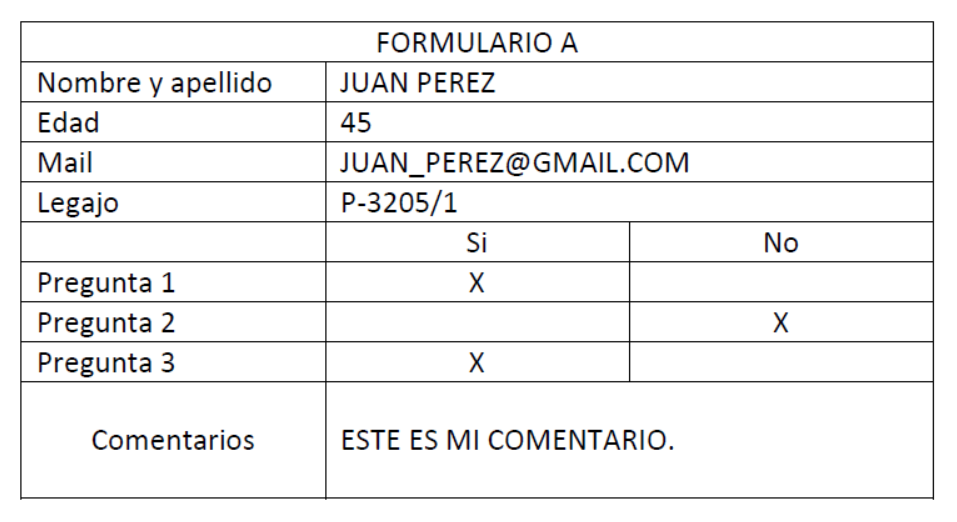
#> input picture Ejercicio_2/formulario_01.png, 957 x 522 px; its folder holds only this picture in this run
$ python Ejercicio_2.py   (older library calls are emulated)
#> lines starting #> are read from the running program, lines starting #| are printed output that depends on the picture; after the words box and inside, x2 and y2 are one past the last pixel; in counts of white or black regions, pixels touching at a corner belong together
import numpy as np
import cv2
import csv
import os
from pathlib import Path

def escanear_formulario(img):
    formulario = {}

    img_umbralizada = img <= 150
    img_filas = np.diff(img_umbralizada, axis=0)
    img_filassum = np.sum(img_filas, axis=1)
    img_filas_bool = img_filassum > 900
    img_filas_idxs = np.argwhere(img_filas_bool).ravel()

    img_filas_diff_idxs = np.diff(img_filas_idxs)
    indices_a_eliminar = np.where(img_filas_diff_idxs <= 10)[0]
    img_filas_idxs_validos = np.delete(img_filas_idxs, indices_a_eliminar)

    rangos_filas = np.vstack((img_filas_idxs_validos[:-1], img_filas_idxs_validos[1:])).T

    for i, item in enumerate(rangos_filas):
        fila = img[item[0]:item[1]]
        fila_umbral = fila <= 150

        diferencia_columnas = np.diff(fila_umbral, axis=1)
        suma_columnas = np.sum(diferencia_columnas, axis=0)
        columnas_detectadas = suma_columnas >= 30
        indices_columnas = np.argwhere(columnas_detectadas).ravel()

        diferencia_indices_col = np.diff(indices_columnas)
        indices_a_eliminar = np.where(diferencia_indices_col <= 2)[0]
        indices_validos_col = np.delete(indices_columnas, indices_a_eliminar)


        if len(indices_validos_col) < 2:
            continue

        rangos_columnas = np.vstack((indices_validos_col[:-1], indices_validos_col[1:])).T


        for j, columna in enumerate(rangos_columnas):
            ARRIBA = 2
            ABAJO = fila_umbral.shape[0] - 1
            IZQUIERDA = columna[0] + 1
            DERECHA = columna[1]
            campo_img = fila_umbral[ARRIBA:ABAJO, IZQUIERDA:DERECHA] * 255

            if i == 0:
                continue
            elif i == 1 and j == 1:
                formulario["nombre"] = campo_img
            elif i == 2 and j == 1:
                formulario["edad"] = campo_img
            elif i == 3 and j == 1:
                formulario["mail"] = campo_img
            elif i == 4 and j == 1:
                formulario["legajo"] = campo_img
            elif i == 6:
                if j == 1:
                    formulario["preg1_si"] = campo_img
                elif j == 2:
                    formulario["preg1_no"] = campo_img
            elif i == 7:
                if j == 1:
                    formulario["preg2_si"] = campo_img
                elif j == 2:
                    formulario["preg2_no"] = campo_img
            elif i == 8:
                if j == 1:
                    formulario["preg3_si"] = campo_img
                elif j == 2:
                    formulario["preg3_no"] = campo_img
            elif i == 9 and j == 1:
                formulario["comentario"] = campo_img

    return formulario

def contar_valores_consecutivos(arr):

    if len(arr) == 0:
        return []

    resultado = []
    valor_actual = arr[0]
    contador = 1

    for i in range(1, len(arr)):
        if arr[i] == valor_actual:
            contador += 1
        else:
            resultado.append((valor_actual, contador))
            valor_actual = arr[i]
            contador = 1

    resultado.append((valor_actual, contador))
    return resultado


def reemplazar_false_consecutivo(arr, umbral):

    if len(arr) == 0:
        return arr

    grupos = contar_valores_consecutivos(arr)

    if len(grupos) == 0:
        return arr

    nuevos_grupos = []

    primer_grupo = grupos[0]
    ultimo_grupo= grupos[-1]

    for i in range(1, len(grupos) - 1):
        valor, conteo = grupos[i]
        if not valor and conteo < umbral:
            nuevos_grupos.append((True, conteo))
        else:
            nuevos_grupos.append(grupos[i])

    resultado = [primer_grupo] + nuevos_grupos + [ultimo_grupo]
    array_limpio = np.array([valor for valor, conteo in resultado for _ in range(conteo)])
    return array_limpio


def cantidad_palabras(arr):
    grupos = contar_valores_consecutivos(arr)
    cantidad_palabras = [conteo for valor, conteo in grupos if valor]
    return len(cantidad_palabras)

def contar_elementos(img, eje, umbral):
    pixeles_negros = img == 0
    proyeccion = pixeles_negros.any(axis=eje)

    proyeccion_limpia = reemplazar_false_consecutivo(proyeccion, umbral)
    cantidad = cantidad_palabras(proyeccion_limpia)

    return cantidad

def validar_texto(img, min_caracteres=0, max_caracteres=float('inf'), min_palabras=0, max_palabras=float('inf'), eje=0, umbral_caracteres=1, umbral_palabras=10):
    if img is None or img.size == 0:
        return False

    cantidad_palabras = contar_elementos(img, eje, umbral_palabras)
    cantidad_caracteres = contar_elementos(img, eje, umbral_caracteres) + cantidad_palabras - 1

    if min_caracteres <= cantidad_caracteres <= max_caracteres and min_palabras <= cantidad_palabras <= max_palabras:
        return True
    else:
        return False

def validar_formulario(campos):

    resultados = {}

    criterios = {
        'nombre': {'min_palabras': 2, 'max_palabras': float('inf'), 'min_caracteres': 1, 'max_caracteres': 25},
        'edad': {'min_palabras': 1, 'max_palabras': 1, 'min_caracteres': 2, 'max_caracteres': 3},
        'mail': {'min_palabras': 1, 'max_palabras': 1, 'min_caracteres': 1, 'max_caracteres': 25},
        'legajo': {'min_palabras': 1, 'max_palabras': 1, 'min_caracteres': 8, 'max_caracteres': 8},
        'preg': {'min_palabras': 1, 'max_palabras': 1, 'min_caracteres': 1, 'max_caracteres': 1},
        'comentario': {'min_palabras': 1, 'max_palabras': float('inf'), 'min_caracteres': 1, 'max_caracteres': 25},
    }

    nombre = campos.get("nombre")
    resultados["Nombre y apellido"] = 'OK' if validar_texto(nombre == 0, **criterios['nombre']) else 'MAL'

    edad = campos.get("edad")
    resultados["Edad"] = 'OK' if validar_texto(edad == 0, **criterios['edad']) else 'MAL'

    mail = campos.get("mail")
    resultados["Mail"] = 'OK' if validar_texto(mail == 0, **criterios['mail']) else 'MAL'

    legajo = campos.get("legajo")
    resultados["Legajo"] = 'OK' if validar_texto(legajo == 0, **criterios['legajo']) else 'MAL'

    si1 = validar_texto(campos.get("preg1_si") == 0, **criterios['preg'])
    no1 = validar_texto(campos.get("preg1_no") == 0, **criterios['preg'])
    resultados["Pregunta 1"] = 'OK' if (si1 and not no1) or (no1 and not si1) else 'MAL'

    si2 = validar_texto(campos.get("preg2_si") == 0, **criterios['preg'])
    no2 = validar_texto(campos.get("preg2_no") == 0, **criterios['preg'])
    resultados["Pregunta 2"] = 'OK' if (si2 and not no2) or (no2 and not si2) else 'MAL'

    si3 = validar_texto(campos.get("preg3_si") == 0, **criterios['preg'])
    no3 = validar_texto(campos.get("preg3_no") == 0, **criterios['preg'])
    resultados["Pregunta 3"] = 'OK' if (si3 and not no3) or (no3 and not si3) else 'MAL'

    comentario = campos.get("comentario")
    resultados["Comentarios"] = 'OK' if validar_texto(comentario == 0, **criterios['comentario']) else 'MAL'

    return resultados

def extraer_tipo_formulario(img):

    encabezado = img[5:45, :]
    umbral = 150
    img_binaria = (encabezado < umbral).astype(np.uint8)
#> img_binaria: shape (40, 957); values 0 (black) and 1 (white), 7% white in thin lines or dots, all inside (x1, y1, x2, y2) = (20, 16, 934, 40)
    img_binaria_uint8 = img_binaria * 255
    num_etiquetas, etiquetas, estadisticas, _ = cv2.connectedComponentsWithStats(img_binaria, 8, cv2.CV_32S)
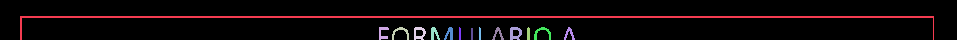
#> etiquetas: shape (40, 957) int32; 15 distinct labels, from 0 to 14; one colour per label, 0 black
#> num_etiquetas = 15; estadisticas = 15 rows, first 6: [0, 0, 957, 40, 35612], [20, 16, 914, 24, 1894], [379, 27, 10, 13, 70], [392, 27, 17, 13, 72], [414, 27, 12, 13, 90], [431, 27, 9, 13, 69]

    area_minima = 45
    area_maxima = 600

    componentes_validas = []
    for i in range(1, num_etiquetas):
        area = estadisticas[i, cv2.CC_STAT_AREA]
        ancho = estadisticas[i, cv2.CC_STAT_WIDTH]
        alto = estadisticas[i, cv2.CC_STAT_HEIGHT]
        ratio = ancho / alto if alto > 0 else 0

        # Filtro más permisivo para la altura
        if area_minima < area < area_maxima and ratio < 3.5 and alto > 7:
            componentes_validas.append(i)
#> this loop made 14 passes
#> (area, ancho, alto, ratio) on passes 1 to 8: (1894, 914, 24, 38.08), (70, 10, 13, 0.769), (72, 17, 13, 1.31), (90, 12, 13, 0.923), (69, 9, 13, 0.692), (67, 9, 13, 0.692), (25, 2, 13, 0.154), (25, 2, 13, 0.154)
#> after the loop, componentes_validas = [2, 3, 4, 5, 6, 9, 10, 12, 13]

    if len(componentes_validas) == 0:
        print("  [ADVERTENCIA] No se detectaron componentes válidas")
        return 'desconocido'

    #Elegimos la letra del tipo
    componentes_ordenadas = sorted(componentes_validas,
                                   key=lambda i: estadisticas[i, cv2.CC_STAT_LEFT])
#> componentes_ordenadas = [2, 3, 4, 5, 6, 9, 10, 12, 13]
    indice_letra = componentes_ordenadas[-1]
#> indice_letra = 13
    x = estadisticas[indice_letra, cv2.CC_STAT_LEFT]
#> x = 564
    y = estadisticas[indice_letra, cv2.CC_STAT_TOP]
#> y = 27
    ancho = estadisticas[indice_letra, cv2.CC_STAT_WIDTH]
#> ancho = 11
    alto = estadisticas[indice_letra, cv2.CC_STAT_HEIGHT]
#> alto = 13
    area = estadisticas[indice_letra, cv2.CC_STAT_AREA]
#> area = 59
    ratio = ancho / alto if alto > 0 else 0
#> ratio = 0.846
    mascara_letra = (etiquetas == indice_letra).astype(np.uint8)
#> mascara_letra: shape (40, 957); values 0 (black) and 1 (white), 0.15% white in thin lines or dots, all inside (x1, y1, x2, y2) = (564, 27, 575, 40)
    region_letra = mascara_letra[y:y+alto, x:x+ancho]
    perfil_horizontal = np.sum(region_letra, axis=1).astype(float)
#> perfil_horizontal = [2, 3, 5, 5, 5, 5, 5, 5, 5, 4, 5, 5, 5]
    perfil_vertical = np.sum(region_letra, axis=0).astype(float)
#> perfil_vertical = [3, 6, 7, 6, 5, 4, 6, 7, 8, 5, 2]

    #Normalizamos perfil horizontal (de arriba hacia abajo)
    if np.max(perfil_horizontal) > 0:
        perfil_h_norm = perfil_horizontal / np.max(perfil_horizontal)
#> perfil_h_norm = [0.4, 0.6, 1, 1, 1, 1, 1, 1, 1, 0.8, 1, 1, 1]
    else:
        return 'desconocido'

    #Normalizamos perfil vertical (de izquierda a derecha)
    if np.max(perfil_vertical) > 0:
        perfil_v_norm = perfil_vertical / np.max(perfil_vertical)
#> perfil_v_norm = [0.375, 0.75, 0.875, 0.75, 0.625, 0.5, 0.75, 0.875, 1, 0.625, 0.25]
    else:
        return 'desconocido'

    # Dividir perfil horizontal en tercios
    tercio = len(perfil_h_norm) // 3
#> tercio = 4
    tercio_superior = np.mean(perfil_h_norm[:tercio]) if tercio > 0 else 0
#> tercio_superior = 0.75
    tercio_medio = np.mean(perfil_h_norm[tercio:2*tercio]) if tercio > 0 else 0
#> tercio_medio = 1
    tercio_inferior = np.mean(perfil_h_norm[2*tercio:]) if tercio > 0 else 0
#> tercio_inferior = 0.96

    varianza_h = np.var(perfil_h_norm)
#> varianza_h = 0.0346

    relacion_inferior_superior = tercio_inferior / tercio_superior if tercio_superior > 0.1 else 1
#> relacion_inferior_superior = 1.28

    if relacion_inferior_superior >= 1.15:
        tipo = 'A'
    elif relacion_inferior_superior >= 0.4:
        tipo = 'B'
    else:
        tipo = 'C'

    return tipo


#Procesamos el formulario

def procesar_formulario(ruta_imagen):

    img = cv2.imread(str(ruta_imagen), cv2.IMREAD_GRAYSCALE)
    if img is None:
        return None, None, None
    tipo_formulario = extraer_tipo_formulario(img)
#> tipo_formulario = 'A'
    campos = escanear_formulario(img)
#> in escanear_formulario, `img_filas = np.diff(img_umbralizada, axis=0)`:
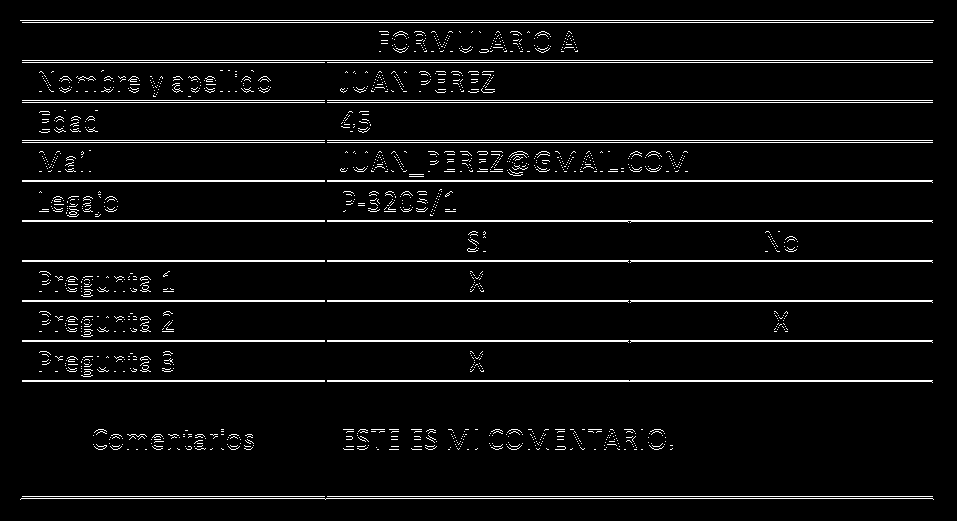
#> img_filas: shape (521, 957) bool; 5.2% white in thin lines or dots, all inside (x1, y1, x2, y2) = (20, 20, 934, 500)
#> in escanear_formulario, `img_filassum = np.sum(img_filas, axis=1)`: img_filassum = 521 values, max 914 at index 20, min 0 at index 0, mean 49.31
#> in escanear_formulario, `img_filas_idxs = np.argwhere(img_filas_bool).ravel()`: img_filas_idxs = 22 values from 20 to 498
#> in escanear_formulario, `img_filas_diff_idxs = np.diff(img_filas_idxs)`: img_filas_diff_idxs = 21 values, max 115 at index 19, min 1 at index 8, mean 22.76
#> in escanear_formulario, `indices_a_eliminar = np.where(img_filas_diff_idxs <= 10)[0]`: indices_a_eliminar = [0, 2, 4, 6, 8, 10, 12, 14, 16, 18, 20]
#> in escanear_formulario, `img_filas_idxs_validos = np.delete(img_filas_idxs, indices_a_eliminar)`: img_filas_idxs_validos = [22, 62, 102, 142, 181, 221, 261, 301, 341, 381, 498]
#> in escanear_formulario, `rangos_filas = np.vstack((img_filas_idxs_validos[:-1], img_filas_idxs_..`: rangos_filas = [[22, 62], [62, 102], [102, 142], [142, 181], [181, 221], [221, 261], [261, 301], [301, 341], [341, 381], [381, 498]]
#> the loop in escanear_formulario, `for i, item in enumerate(rangos_filas):` made 10 passes
#> (item, indices_columnas, diferencia_indices_col, indices_a_eliminar, indices_validos_col, rangos_columnas) on passes 2 to 3: ([62, 102], [19, 21, 324, 326, 932, 933], [2, 303, 2, 606, 1], [0, 2, 4], [21, 326, 933], [[21, 326], [326, 933]]), ([102, 142], [19, 21, 324, 326, 932, 933], [2, 303, 2, 606, 1], [0, 2, 4], [21, 326, 933], [[21, 326], [326, 933]])
#> after the loop in escanear_formulario, `for i, item in enumerate(rangos_filas):`:
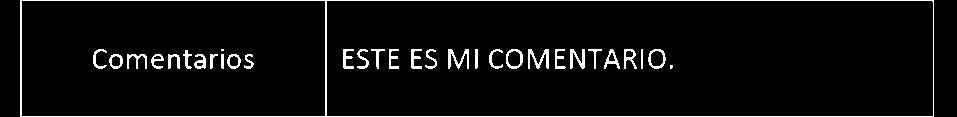
#> fila_umbral: shape (117, 957) bool; 4.8% white in thin lines or dots
#> after the loop in escanear_formulario, `for i, item in enumerate(rangos_filas):`: formulario = 11 items
#> campos = 11 items
    resultados = validar_formulario(campos)
#> in contar_valores_consecutivos, `valor_actual = arr[0]`: valor_actual = False
#> the loop in contar_valores_consecutivos, `for i in range(1, len(arr)):` made 605 passes
#> (valor_actual, contador) on passes 13, 21, 26, 41, 44, 61, 64, 80: (True, 1), (False, 1), (True, 1), (False, 1), (True, 1), (False, 1), (True, 1), (False, 1)
#> after the loop in contar_valores_consecutivos, `for i in range(1, len(arr)):`: resultado = [(False, 13), (True, 8), (False, 5), (True, 15), (False, 3), (True, 17), (False, 3), (True, 16), (False, 12), (True, 12), (False, 4), (True, 11), (False, 5), (True, 13), (False, 4), (True, 11), (False, 2), (True, 14)]
#> in reemplazar_false_consecutivo, `grupos = contar_valores_consecutivos(arr)`: grupos = [(False, 13), (True, 8), (False, 5), (True, 15), (False, 3), (True, 17), (False, 3), (True, 16), (False, 12), (True, 12), (False, 4), (True, 11), (False, 5), (True, 13), (False, 4), (True, 11), (False, 2), (True, 14), (False, 438)]
#> in reemplazar_false_consecutivo, `primer_grupo = grupos[0]`: primer_grupo = (False, 13)
#> in reemplazar_false_consecutivo, `ultimo_grupo= grupos[-1]`: ultimo_grupo = (False, 438)
#> the loop in reemplazar_false_consecutivo, `for i in range(1, len(grupos) - 1):` made 17 passes
#> after the loop in reemplazar_false_consecutivo, `for i in range(1, len(grupos) - 1):`: nuevos_grupos = [(True, 8), (True, 5), (True, 15), (True, 3), (True, 17), (True, 3), (True, 16), (False, 12), (True, 12), (True, 4), (True, 11), (True, 5), (True, 13), (True, 4), (True, 11), (True, 2), (True, 14)]
#> in reemplazar_false_consecutivo, `resultado = [primer_grupo] + nuevos_grupos + [ultimo_grupo]`: resultado = [(False, 13), (True, 8), (True, 5), (True, 15), (True, 3), (True, 17), (True, 3), (True, 16), (False, 12), (True, 12), (True, 4), (True, 11), (True, 5), (True, 13), (True, 4), (True, 11), (True, 2), (True, 14), (False, 438)]
#> the loop in contar_valores_consecutivos (call 2), `for i in range(1, len(arr)):` made 605 passes
#> in cantidad_palabras, `grupos = contar_valores_consecutivos(arr)`: grupos = [(False, 13), (True, 67), (False, 12), (True, 76), (False, 438)]
#> in cantidad_palabras, `cantidad_palabras = [conteo for valor, conteo in grupos if valor]`: cantidad_palabras = [67, 76]
#> in contar_elementos, `cantidad = cantidad_palabras(proyeccion_limpia)`: cantidad = 2
#> the loop in reemplazar_false_consecutivo (call 2), `for i in range(1, len(grupos) - 1):` made 17 passes
#> in validar_texto, `cantidad_caracteres = contar_elementos(img, eje, umbral_caracteres) + ..`: cantidad_caracteres = 10
#> in validar_formulario, `edad = campos.get("edad")`:
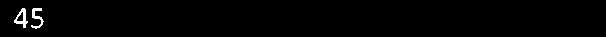
#> edad: shape (37, 606) int64; 1% white; 2 white regions, box (x1, y1, x2, y2) and area: (14, 8, 28, 28) 119, (31, 8, 44, 29) 110
#> in validar_formulario, `comentario = campos.get("comentario")`:
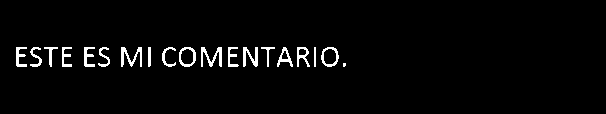
#> comentario: shape (114, 606) int64; 2.9% white in thin lines or dots, all inside (x1, y1, x2, y2) = (16, 47, 346, 67)

    return resultados, campos, tipo_formulario


def procesar_lote(directorio='.'):

    directorio = Path(directorio)
    archivos = sorted(directorio.glob("formulario_*.png"))

    todos_resultados = []
    lote_para_imagen = []

    resultados_por_tipo = {'A': [], 'B': [], 'C': [], 'desconocido': [], None: []}

    for archivo in archivos:
        print(f"Procesando: {archivo.name}")
        resultados, campos, tipo_formulario = procesar_formulario(archivo)

        if resultados is None:
            continue

        for campo, resultado in resultados.items():
            print(f"  > {campo}: {resultado}")
#> this loop made 8 passes
#> campo on passes 1 to 8: 'Nombre y apellido', 'Edad', 'Mail', 'Legajo', 'Pregunta 1', 'Pregunta 2', 'Pregunta 3', 'Comentarios'
#> (printed output is left out)
        print(f"  > Tipo de formulario: {tipo_formulario}\n")
#|   > Tipo de formulario: A

        id_form = archivo.stem.replace("formulario_", "")

        fila = [id_form]
        for campo in ["Nombre y apellido", "Edad", "Mail", "Legajo",
                      "Pregunta 1", "Pregunta 2", "Pregunta 3", "Comentarios"]:
            fila.append(resultados.get(campo, 'MAL'))

        todos_resultados.append(fila)

        formulario_correcto = all(v == 'OK' for v in resultados.values())
        lote_para_imagen.append((id_form, tipo_formulario, formulario_correcto, campos.get('nombre')))

        resultados_por_tipo[tipo_formulario].append({
            'id': id_form,
            'correcto': formulario_correcto
        })

    print("Descripción de cada formulario")
    for tipo in ['A', 'B', 'C']:
        formularios = resultados_por_tipo[tipo]
        if formularios:
            correctos = sum(1 for f in formularios if f['correcto'])
            print(f"\nFormulario {tipo}:")
            print(f"  Total: {len(formularios)}")
            print(f"  Correctos: {correctos}")
            print(f"  Incorrectos: {len(formularios) - correctos}")
            for form in formularios:
                estado = "OK" if form['correcto'] else "MAL"
                print(f"    - ID {form['id']}: {estado}")

    return todos_resultados, lote_para_imagen


def generar_imagen_salida(lote_formularios, directorio_salida='salida'):

#> called with directorio_salida = 'salida'
    if not os.path.exists(directorio_salida):
        os.makedirs(directorio_salida)

    # Dimensiones
    ancho_recuadro = 200
    alto_recuadro = 100
    espaciado = 20

    columnas = 3
    filas = (len(lote_formularios) + columnas - 1) // columnas

    ancho_total = columnas * ancho_recuadro + (columnas + 1) * espaciado
    alto_total = filas * alto_recuadro + (filas + 1) * espaciado + 50

    #Crear imagen blanca
    img_salida = np.ones((alto_total, ancho_total, 3), dtype=np.uint8) * 255

    #Título
    cv2.putText(img_salida, 'Validacion de Formularios', (10, 30),
                cv2.FONT_HERSHEY_SIMPLEX, 1, (0, 0, 0), 2)
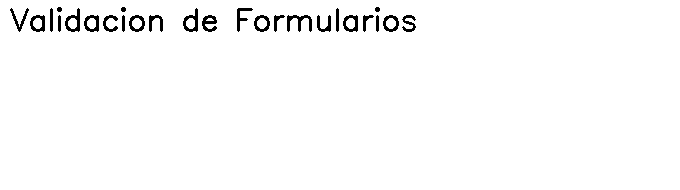
#> img_salida: shape (190, 680, 3); 97.9% white; 26 black regions, largest, box (x1, y1, x2, y2) and area: (287, 15, 312, 32) 187, (65, 8, 80, 32) 159, (183, 8, 198, 32) 159

    y_inicio = 60

    for idx, (id_form, tipo_form, formulario_correcto, nombre_img) in enumerate(lote_formularios):
        col = idx % columnas
        fila = idx // columnas

        x = espaciado + col * (ancho_recuadro + espaciado)
        y = y_inicio + fila * (alto_recuadro + espaciado)

        #Color según resultado
        if formulario_correcto:
            color = (0, 255, 0)  #Verde (bien)
            texto_estado = "OK"
        else:
            color = (0, 0, 255)  #Rojo (mal)
            texto_estado = "MAL"

        #Dibuja el recuadro
        cv2.rectangle(img_salida, (x, y), (x + ancho_recuadro, y + alto_recuadro), color, 3)

        #Texto
        cv2.putText(img_salida, f"ID: {id_form}", (x + 10, y + 30),
                    cv2.FONT_HERSHEY_SIMPLEX, 0.5, (0, 0, 0), 1)
        cv2.putText(img_salida, f"Tipo: {tipo_form}", (x + 10, y + 55),
                    cv2.FONT_HERSHEY_SIMPLEX, 0.5, (0, 0, 0), 1)
        cv2.putText(img_salida, texto_estado, (x + 10, y + 80),
                    cv2.FONT_HERSHEY_SIMPLEX, 0.7, color, 2)
#> this loop made 1 pass
#> (id_form, tipo_form, formulario_correcto) on pass 1: ('01', 'A', True)
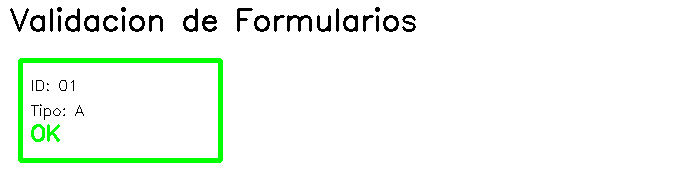
#> img_salida: shape (190, 680, 3); 2.65% of pixels changed, all inside (x1, y1, x2, y2) = (18, 58, 223, 163); drawn as B, G, R

    ruta_salida = os.path.join(directorio_salida, 'validacion_formularios.png')
    cv2.imwrite(ruta_salida, img_salida)
    print(f"\nImagen de salida guardada en: {ruta_salida}")


def guardar_csv(resultados, archivo_salida='validaciones.csv'):

    encabezados = ['ID', 'Nombre y apellido', 'Edad', 'Mail', 'Legajo',
               'Pregunta 1', 'Pregunta 2', 'Pregunta 3', 'Comentarios']

    with open(archivo_salida, 'w', newline='', encoding='utf-8') as f:
        writer = csv.writer(f)
        writer.writerow(encabezados)
        writer.writerows(resultados)

    print(f"Resultados guardados en: {archivo_salida}")


if __name__ == "__main__":
    resultados, lote_para_imagen = procesar_lote()
    guardar_csv(resultados)
    generar_imagen_salida(lote_para_imagen)
